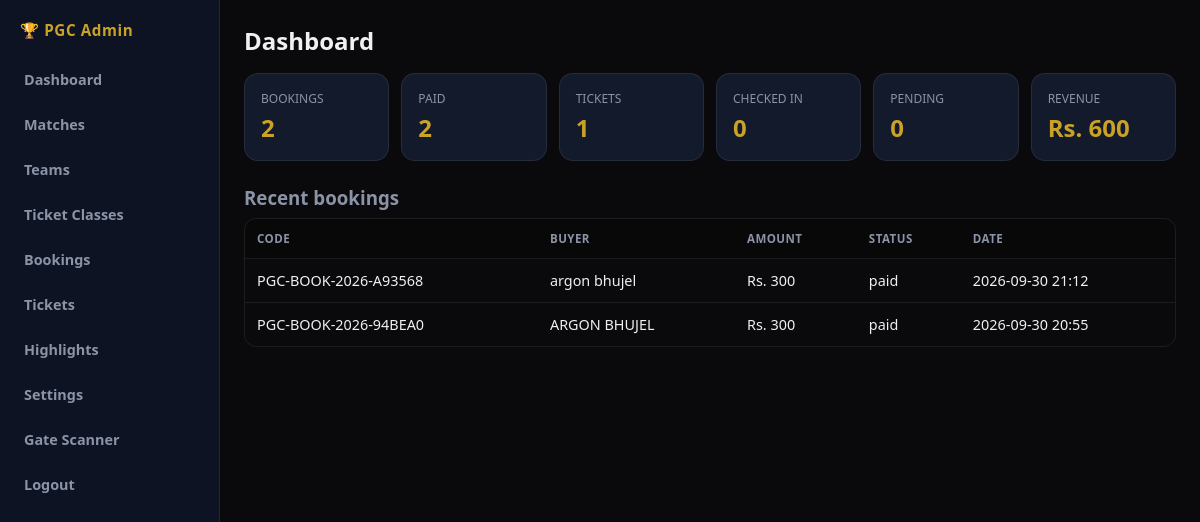
Page /admin/ (signed in) on the committed database.
### app/models/booking.py (models this page shows, shortened)
class Booking(db.Model):
    __tablename__ = 'bookings'
    id = db.Column(db.Integer, primary_key=True)
    booking_code = db.Column(db.String(40), unique=True, nullable=False, index=True)
    match_id = db.Column(db.Integer, db.ForeignKey('matches.id'), nullable=False)
    ticket_class_id = db.Column(db.Integer, db.ForeignKey('ticket_classes.id'), nullable=False)
    quantity = db.Column(db.Integer, default=1)
    unit_price = db.Column(db.Numeric(10, 2), nullable=False)
    total_amount = db.Column(db.Numeric(10, 2), nullable=False)
    buyer_name = db.Column(db.String(120), nullable=False)
    buyer_phone = db.Column(db.String(30), nullable=False)
    buyer_email = db.Column(db.String(120))
    payment_method = db.Column(db.String(40))  # esewa, connectips, qr, manual
    payment_status = db.Column(db.String(20), default='pending')  # pending, paid, failed, refunded
    payment_ref = db.Column(db.String(120))
    payment_proof = db.Column(db.String(255))  # uploads/proofs/...
    notes = db.Column(db.Text)
    created_at = db.Column(db.DateTime, default=lambda: datetime.now(timezone.utc))
    paid_at = db.Column(db.DateTime)
    match = db.relationship('Match')
    ticket_class = db.relationship('TicketClass')
    tickets = db.relationship('Ticket', backref='booking', lazy='dynamic')

### app/routes/admin.py (the view)
@admin_bp.route('/')
@login_required
def dashboard():
    bookings = Booking.query.count()
    paid = Booking.query.filter_by(payment_status='paid').count()
    tickets = Ticket.query.count()
    checked = Ticket.query.filter_by(status='used').count()
    revenue = db.session.query(db.func.coalesce(db.func.sum(Booking.total_amount), 0))\
        .filter_by(payment_status='paid').scalar()
    pending = Booking.query.filter_by(payment_status='pending').count()
    recent = Booking.query.order_by(Booking.created_at.desc()).limit(8).all()
    return render_template(
        'admin/dashboard.html',
        bookings=bookings, paid=paid, tickets=tickets, checked=checked,
        revenue=revenue, pending=pending, recent=recent,
    )

### app/models/user.py (called while the page is built)
@login_manager.user_loader
def load_user(user_id):
    return User.query.get(int(user_id))

### app/templates/admin/dashboard.html (shortened to what this page needs)
{% extends "admin/base.html" %}
{% block content %}
<h2 style="margin-bottom:16px">Dashboard</h2>
<div class="cards">
  <div class="card"><div class="label">Bookings</div><div class="val">{{ bookings }}</div></div>
  <div class="card"><div class="label">Paid</div><div class="val">{{ paid }}</div></div>
  <div class="card"><div class="label">Tickets</div><div class="val">{{ tickets }}</div></div>
  <div class="card"><div class="label">Checked In</div><div class="val">{{ checked }}</div></div>
  <div class="card"><div class="label">Pending</div><div class="val">{{ pending }}</div></div>
  <div class="card"><div class="label">Revenue</div><div class="val">Rs. {{ '%.0f'|format(revenue|float) }}</div></div>
</div>
<h3 style="margin:16px 0 8px;color:var(--muted)">Recent bookings</h3>
<table>
  <tr><th>Code</th><th>Buyer</th><th>Amount</th><th>Status</th><th>Date</th></tr>
  {% for b in recent %}
  <tr>
    <td>{{ b.booking_code }}</td>
    <td>{{ b.buyer_name }}</td>
    <td>Rs. {{ '%.0f'|format(b.total_amount|float) }}</td>
    <td>{{ b.payment_status }}</td>
    <td>{{ b.created_at.strftime('%Y-%m-%d %H:%M') if b.created_at else '' }}</td>
  </tr>
  {% endfor %}
</table>
{% endblock %}

### app/static/css/admin.css (style rules this page uses)
:root { --bg: #0a0a0c; --side: #0d1322; --gold: #c9a227; --gold-light: #ffd54f; --text: #eef0f4; --muted: #8b93a7; --card: #121a2b; --border: rgba(255,255,255,0.08); --safe-bottom: env(safe-area-inset-bottom, 0px); --safe-top: env(safe-area-inset-top, 0px); }
*, *::before, *::after { box-sizing: border-box; margin: 0; padding: 0; }
html { -webkit-text-size-adjust: 100%; }
body { font-family: system-ui, -apple-system, 'Segoe UI', sans-serif; background: var(--bg); color: var(--text); display: flex; min-height: 100vh; min-height: 100dvh; -webkit-font-smoothing: antialiased; }
.cards { display: grid; grid-template-columns: repeat(auto-fill, minmax(140px, 1fr)); gap: 12px; margin-bottom: 24px; }
.card { background: var(--card); border: 1px solid var(--border); border-radius: 14px; padding: 16px; }
.card .label { font-size: 0.75rem; color: var(--muted); text-transform: uppercase; }
.card .val { font-size: 1.5rem; font-weight: 800; color: var(--gold); margin-top: 4px; }
table { width: 100%; border-collapse: collapse; font-size: 0.9rem; min-width: 520px; }
th, td { padding: 12px; text-align: left; border-bottom: 1px solid var(--border); }
th { color: var(--muted); font-size: 0.72rem; text-transform: uppercase; letter-spacing: 0.04em; background: rgba(0,0,0,0.25); }
tr:last-child td { border-bottom: none; }

### rows in the picture
Booking: booking_code "PGC-BOOK-2026-A93568", buyer_name "argon bhujel", total_amount "300", payment_status "paid", created_at "2026-09-30 21:12"
Booking: booking_code "PGC-BOOK-2026-94BEA0", buyer_name "ARGON BHUJEL", total_amount "300", payment_status "paid", created_at "2026-09-30 20:55"

### other values in the picture
{{ bookings }} "2"
{{ paid }} "2"
{{ tickets }} "1"
{{ checked }} "0"
{{ pending }} "0"
{{ '%.0f'|format(revenue|float) }} "600"
